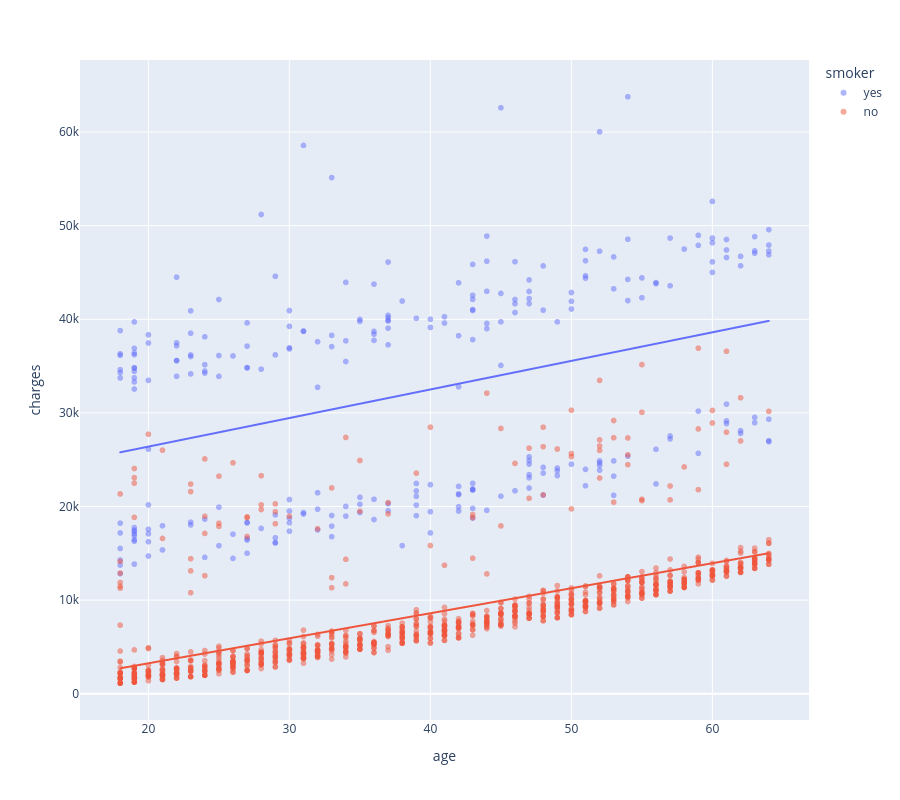

Write notebook code for a chart like this one.
### Code cell
px.scatter(df,x='age',y='charges',color='smoker',opacity=0.5,trendline='ols',height=800)

### Figure 1 — Plotly figure (JSON) as saved in the notebook; plotly's stock layout.template omitted (floating-point values rounded to 4 significant figures; data arrays with more than 128 entries replaced by an {"elided": "..."} marker saying what was removed)
{"data": [{"hovertemplate": "smoker=yes<br>age=%{x}<br>charges=%{y}<extra></extra>", "legendgroup": "yes", "marker": {"color": "#636efa", "opacity": 0.5, "symbol": "circle"}, "mode": "markers", "name": "yes", "showlegend": true, "type": "scattergl", "x": {"elided": "274 int values"}, "xaxis": "x", "y": {"elided": "274 float values"}, "yaxis": "y"}, {"hovertemplate": "<b>OLS trendline</b><br>charges = 305.238 * age + 20294.1<br>R<sup>2</sup>=0.135589<br><br>smoker=yes<br>age=%{x}<br>charges=%{y} <b>(trend)</b><extra></extra>", "legendgroup": "yes", "marker": {"color": "#636efa", "symbol": "circle"}, "mode": "lines", "name": "yes", "showlegend": false, "type": "scattergl", "x": {"elided": "274 int values"}, "xaxis": "x", "y": {"elided": "274 float values"}, "yaxis": "y"}, {"hovertemplate": "smoker=no<br>age=%{x}<br>charges=%{y}<extra></extra>", "legendgroup": "no", "marker": {"color": "#EF553B", "opacity": 0.5, "symbol": "circle"}, "mode": "markers", "name": "no", "showlegend": true, "type": "scattergl", "x": {"elided": "1064 int values"}, "xaxis": "x", "y": {"elided": "1064 float values"}, "yaxis": "y"}, {"hovertemplate": "<b>OLS trendline</b><br>charges = 267.249 * age + -2091.42<br>R<sup>2</sup>=0.394317<br><br>smoker=no<br>age=%{x}<br>charges=%{y} <b>(trend)</b><extra></extra>", "legendgroup": "no", "marker": {"color": "#EF553B", "symbol": "circle"}, "mode": "lines", "name": "no", "showlegend": false, "type": "scattergl", "x": {"elided": "1064 int values"}, "xaxis": "x", "y": {"elided": "1064 float values"}, "yaxis": "y"}], "layout": {"height": 800, "legend": {"title": {"text": "smoker"}, "tracegroupgap": 0}, "margin": {"t": 60}, "xaxis": {"anchor": "y", "domain": [0, 1], "title": {"text": "age"}}, "yaxis": {"anchor": "x", "domain": [0, 1], "title": {"text": "charges"}}}}
